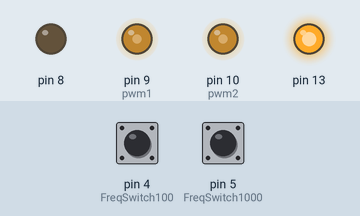
Simulated run of this sketch. Board: Arduino Uno, built with avr-gcc and run on an emulated ATmega328P. Parts: output pins drawn as LEDs (lit = HIGH). The inputs (shaded band) are chosen by the test bench; at power-on: pin 4 (FreqSwitch100) HIGH, pin 5 (FreqSwitch1000) HIGH.

Above: at 1.2 s.
1.3 s: pin 4 (FreqSwitch100) pulled LOW for 0.15 s
At 1.4 s:
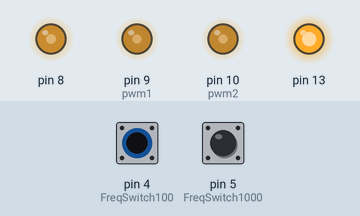
3.0 s: pin 5 (FreqSwitch1000) pulled LOW for 0.15 s
At 4.4 s:
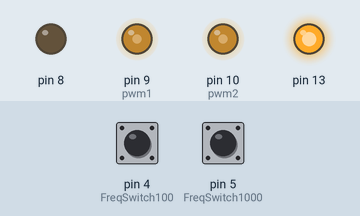
4.7 s: pin 4 (FreqSwitch100) pulled LOW for 1 s
At 5.5 s:
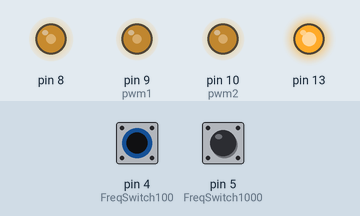
7.2 s: pin 5 (FreqSwitch1000) pulled LOW for 1 s
At 8.7 s:
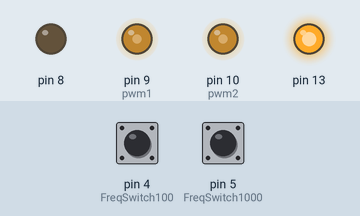
Timing chart, 0 to 10.2 s (numbered marks = the images above; inputs shaded):
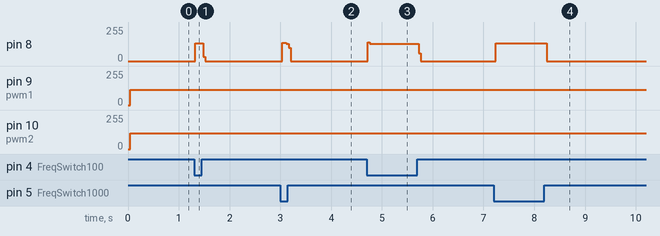

Measured:
- after the input at 1.3 s, pin 8: 0/255 → 134/255 at once, → 0/255 0.16 s later
- after the input at 3.0 s, pin 8: 0/255 → 136/255 at once, → 0/255 0.08 s later
- after the input at 4.7 s, pin 8: 0/255 → 130/255 at once, → 0/255 1.0 s later
- after the input at 7.2 s, pin 8: 0/255 → 133/255 at once, → 0/255 1.0 s later

The sketch:

sineWave50hzArray80.ino
```cpp
/*

 Mimics the fade example but with an extra parameter for frequency. It should dim but with a flicker
 because the frequency has been set low enough for the human eye to detect. This flicker is easiest to see when
 the LED is moving with respect to the eye and when it is between about 20% - 60% brighness. The library
 allows for a frequency range from 1Hz - 2MHz on 16 bit timers and 31Hz - 2 MHz on 8 bit timers. When
 SetPinFrequency()/SetPinFrequencySafe() is called, a bool is returned which can be tested to verify the
 frequency was actually changed.

 This example runs on mega and uno.
 */

#include <PWM.h>

//use pin 11 on the Mega instead, otherwise there is a frequency cap at 31 Hz
int pwm1        = 9;         // the pin that drive MOSFET1
int pwm2        = 10;        // the pin that drive MOSFET2
int FreqSwitch1000  = 5;         //Frequency selection Switch
int FreqSwitch100   = 4;         //Frequency selection Switch
byte dutycycle1 = 0;         // Duty cycle of MOSFET1
byte dutycycle2 = 0;         // Duty cycle of MOSFET2
byte fadeAmount = 5;         // how many points to fade the LED by
int frequency   = 1000;      //frequency (in Hz) for Switching
boolean SwitchTemp1000 = HIGH;   //Frequency switch status(low active)
boolean SwitchTemp100  = HIGH;   //Frequency switch status(low active)

int SineWave0_45[40] =     {128,133,138,142,147,152,157,162,167,172,
                            176,181,185,190,194,198,202,206,210,214,
                            218,221,224,228,231,234,236,239,241,243,
                            245,247,249,250,251,253,253,254,255,255};

int SineWave45_90[40] =   {255,255,255,254,253,253,251,250,249,247,
                            245,243,241,239,236,234,231,228,224,221,
                            218,214,210,206,202,198,194,190,185,181,
                            176,172,167,162,157,152,147,142,138,133};

int SineWave90_135[40] =  {128,122,117,113,108,103,98,93,88,83,
                           79,74,70,65,61,57,53,49,45,41,
                           37,34,31,27,24,21,19,16,14,12,
                           10,8,6,5,4,2,2,1,0,0};

int SineWave135_180[40] =  {0,0,0,1,2,2,4,5,6,8,
                            10,12,14,16,19,21,24,27,31,34,
                            37,41,45,49,53,57,61,65,70,74,
                            79,83,88,93,98,103,108,113,117,122};


void setup()
{
  //initialize all timers except for 0, to save time keeping functions
  InitTimersSafe();

  //sets the frequency for the specified pin
  bool success1 = SetPinFrequencySafe(pwm1, frequency);
  bool success2 = SetPinFrequencySafe(pwm2, frequency);

  //if the pin frequency was set successfully, turn pin 13 on
  if(success1 && success2)
  {
    pinMode(13, OUTPUT);
    pinMode(8, OUTPUT);
    pinMode(pwm1, OUTPUT);
    pinMode(pwm2, OUTPUT);
    pinMode(FreqSwitch1000, INPUT_PULLUP);
    pinMode(FreqSwitch100,  INPUT_PULLUP);
    digitalWrite(13, HIGH);   //Status ok Led
    //dutycycle1 = dutycycle1 + 50;
    //dutycycle2 = dutycycle2 + 50;
    pwmWrite(pwm1, dutycycle1);
    pwmWrite(pwm2, dutycycle2);

  }
}

void loop()
{

    digitalWrite(8, LOW);

/////////////////////////MOSFET1\\\\\\\\\\\\\\\\\\\\\\\\\

     for(int i=0; i <=39; i++)
    {
     pwmWrite(pwm1, SineWave0_45[i]);
     }

     for(int i=0; i <=39; i++)
    {
     pwmWrite(pwm1, SineWave45_90[i]);
     }

    for(int i=0; i <=39; i++)
    {
     pwmWrite(pwm1, SineWave90_135[i]);
     }

     for(int i=0; i <=39; i++)
    {
     pwmWrite(pwm1, SineWave135_180[i]);
     }


//////////////////////////////////////////////////////////

////////////////////////Switch////////////////////////////
    SwitchTemp1000 = digitalRead(FreqSwitch1000);
    if(SwitchTemp1000 == LOW)
    {
    digitalWrite(8, HIGH);
    frequency = frequency + 1000;
    InitTimersSafe();
    bool success1 = SetPinFrequencySafe(pwm1, frequency);
    bool success2 = SetPinFrequencySafe(pwm2, frequency);
    SwitchTemp1000 = HIGH;
    }

    SwitchTemp100 = digitalRead(FreqSwitch100);
    if(SwitchTemp100 == LOW)
    {
    digitalWrite(8, HIGH);
    frequency = frequency + 100;
    InitTimersSafe();
    bool success1 = SetPinFrequencySafe(pwm1, frequency);
    bool success2 = SetPinFrequencySafe(pwm2, frequency);
    SwitchTemp100 = HIGH;
    }
/////////////////////////////////////////////////////////

/////////////////////////MOSFET2\\\\\\\\\\\\\\\\\\\\\\\\\

for(int i=0; i <=39; i++)
    {
     pwmWrite(pwm2, SineWave0_45[i]);
     }

     for(int i=0; i <=39; i++)
    {
     pwmWrite(pwm2, SineWave45_90[i]);
     }

    for(int i=0; i <=39; i++)
    {
     pwmWrite(pwm2, SineWave90_135[i]);
     }

     for(int i=0; i <=39; i++)
    {
     pwmWrite(pwm2, SineWave135_180[i]);
     }
//////////////////////////////////////////////////////////
  /*use this functions instead of analogWrite on 'initialized' pins
  digitalWrite(10, HIGH);
  while(brightness >= 0){
  pwmWrite(led, brightness);

  brightness = brightness + fadeAmount;

  if (brightness == 0 || brightness == 255)
  {
      fadeAmount = -fadeAmount ;
  }

  delayMicroseconds(105);
  digitalWrite(10, LOW);

  }
  //delay(10); */


}
```
